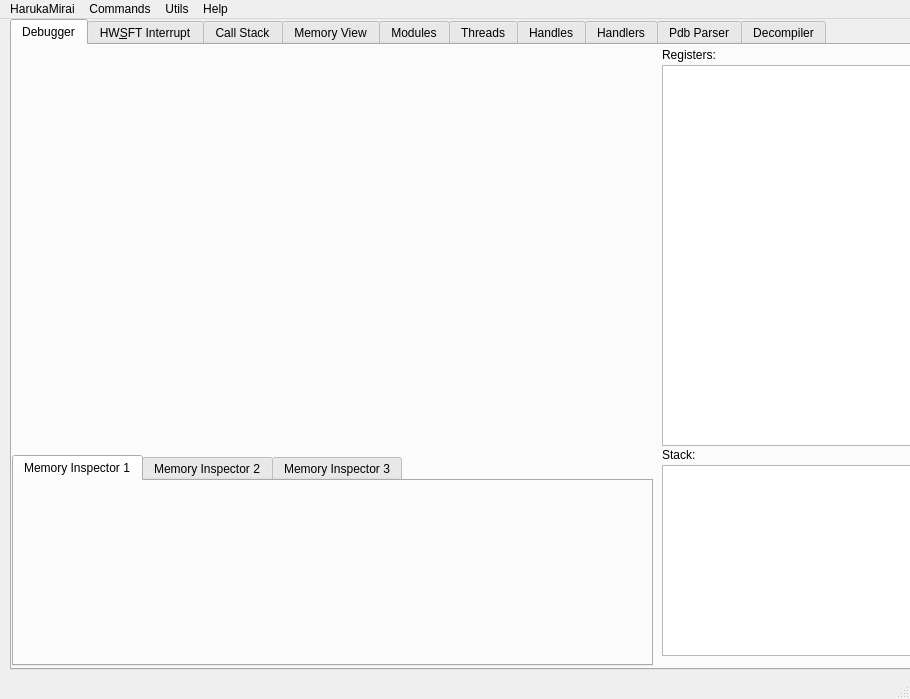
<?xml version="1.0" encoding="UTF-8"?>
<ui version="4.0">
 <class>MainDebuggerWindow</class>
 <widget class="QMainWindow" name="MainDebuggerWindow">
  <property name="geometry">
   <rect>
    <x>0</x>
    <y>0</y>
    <width>910</width>
    <height>699</height>
   </rect>
  </property>
  <property name="windowTitle">
   <string>HarukaMirai - Windows ARM64 Reverse Engineering Debugger</string>
  </property>
  <widget class="QWidget" name="centralwidget">
   <widget class="QTabWidget" name="tabWidget">
    <property name="geometry">
     <rect>
      <x>10</x>
      <y>0</y>
      <width>911</width>
      <height>651</height>
     </rect>
    </property>
    <property name="currentIndex">
     <number>0</number>
    </property>
    <widget class="QWidget" name="tab">
     <attribute name="title">
      <string>Debugger</string>
     </attribute>
     <widget class="QListView" name="lstRegisters">
      <property name="geometry">
       <rect>
        <x>650</x>
        <y>20</y>
        <width>251</width>
        <height>381</height>
       </rect>
      </property>
     </widget>
     <widget class="QLabel" name="label">
      <property name="geometry">
       <rect>
        <x>650</x>
        <y>0</y>
        <width>63</width>
        <height>20</height>
       </rect>
      </property>
      <property name="text">
       <string>Registers:</string>
      </property>
     </widget>
     <widget class="QLabel" name="label_2">
      <property name="geometry">
       <rect>
        <x>650</x>
        <y>400</y>
        <width>63</width>
        <height>20</height>
       </rect>
      </property>
      <property name="text">
       <string>Stack:</string>
      </property>
     </widget>
     <widget class="QListView" name="lstStack">
      <property name="geometry">
       <rect>
        <x>650</x>
        <y>420</y>
        <width>251</width>
        <height>191</height>
       </rect>
      </property>
     </widget>
     <widget class="QTabWidget" name="tabWidget_2">
      <property name="geometry">
       <rect>
        <x>0</x>
        <y>410</y>
        <width>641</width>
        <height>211</height>
       </rect>
      </property>
      <property name="currentIndex">
       <number>0</number>
      </property>
      <widget class="QWidget" name="tab_9">
       <attribute name="title">
        <string>Memory Inspector 1</string>
       </attribute>
      </widget>
      <widget class="QWidget" name="tab_10">
       <attribute name="title">
        <string>Memory Inspector 2</string>
       </attribute>
      </widget>
      <widget class="QWidget" name="tab_11">
       <attribute name="title">
        <string>Memory Inspector 3</string>
       </attribute>
      </widget>
     </widget>
    </widget>
    <widget class="QWidget" name="tab_7">
     <attribute name="title">
      <string>HW&amp;SFT Interrupt</string>
     </attribute>
    </widget>
    <widget class="QWidget" name="tab_8">
     <attribute name="title">
      <string>Call Stack</string>
     </attribute>
    </widget>
    <widget class="QWidget" name="tab_2">
     <attribute name="title">
      <string>Memory View</string>
     </attribute>
    </widget>
    <widget class="QWidget" name="tab_3">
     <attribute name="title">
      <string>Modules</string>
     </attribute>
     <widget class="QListView" name="lstModules">
      <property name="geometry">
       <rect>
        <x>0</x>
        <y>40</y>
        <width>891</width>
        <height>271</height>
       </rect>
      </property>
     </widget>
     <widget class="QLabel" name="label_4">
      <property name="geometry">
       <rect>
        <x>0</x>
        <y>10</y>
        <width>301</width>
        <height>20</height>
       </rect>
      </property>
      <property name="text">
       <string>All Modules for the debuggee process:</string>
      </property>
     </widget>
     <widget class="QLabel" name="label_5">
      <property name="geometry">
       <rect>
        <x>0</x>
        <y>320</y>
        <width>361</width>
        <height>20</height>
       </rect>
      </property>
      <property name="text">
       <string>All past-loaded Modules for the debugee process:</string>
      </property>
     </widget>
     <widget class="QListView" name="lstUnloadedModules">
      <property name="geometry">
       <rect>
        <x>0</x>
        <y>350</y>
        <width>891</width>
        <height>261</height>
       </rect>
      </property>
     </widget>
    </widget>
    <widget class="QWidget" name="tab_4">
     <attribute name="title">
      <string>Threads</string>
     </attribute>
     <widget class="QLabel" name="label_3">
      <property name="geometry">
       <rect>
        <x>10</x>
        <y>10</y>
        <width>281</width>
        <height>20</height>
       </rect>
      </property>
      <property name="text">
       <string>All Threads for the debuggee process:</string>
      </property>
     </widget>
     <widget class="QListView" name="lstThreads">
      <property name="geometry">
       <rect>
        <x>0</x>
        <y>50</y>
        <width>891</width>
        <height>561</height>
       </rect>
      </property>
     </widget>
    </widget>
    <widget class="QWidget" name="tab_5">
     <attribute name="title">
      <string>Handles</string>
     </attribute>
    </widget>
    <widget class="QWidget" name="tab_13">
     <attribute name="title">
      <string>Handlers</string>
     </attribute>
    </widget>
    <widget class="QWidget" name="tab_6">
     <attribute name="title">
      <string>Pdb Parser</string>
     </attribute>
    </widget>
    <widget class="QWidget" name="tab_12">
     <attribute name="title">
      <string>Decompiler</string>
     </attribute>
    </widget>
   </widget>
  </widget>
  <widget class="QMenuBar" name="menubar">
   <property name="geometry">
    <rect>
     <x>0</x>
     <y>0</y>
     <width>910</width>
     <height>26</height>
    </rect>
   </property>
   <widget class="QMenu" name="menuHarukaMirai_Debugger">
    <property name="title">
     <string>HarukaMirai</string>
    </property>
    <addaction name="btnOpenExecutable"/>
    <addaction name="btnAttachProcessContainer"/>
    <addaction name="btnDebugDynamicLibrary"/>
    <addaction name="separator"/>
    <addaction name="btnExit"/>
   </widget>
   <widget class="QMenu" name="menuUtils">
    <property name="title">
     <string>Utils</string>
    </property>
    <addaction name="actionMemory_Patchs"/>
    <addaction name="actionExport_Patchs"/>
    <addaction name="actionImport_Patchs"/>
   </widget>
   <widget class="QMenu" name="menuAbout">
    <property name="title">
     <string>Help</string>
    </property>
    <addaction name="actionAbout"/>
   </widget>
   <widget class="QMenu" name="menuCommands">
    <property name="title">
     <string>Commands</string>
    </property>
    <addaction name="btnStopDebug"/>
   </widget>
   <addaction name="menuHarukaMirai_Debugger"/>
   <addaction name="menuCommands"/>
   <addaction name="menuUtils"/>
   <addaction name="menuAbout"/>
  </widget>
  <widget class="QStatusBar" name="statusbar"/>
  <action name="btnOpenExecutable">
   <property name="text">
    <string>Open Executable</string>
   </property>
  </action>
  <action name="btnAttachProcessContainer">
   <property name="text">
    <string>Attach Process Container</string>
   </property>
  </action>
  <action name="btnDebugDynamicLibrary">
   <property name="text">
    <string>Debug a Dynamic Link Library</string>
   </property>
  </action>
  <action name="btnExit">
   <property name="text">
    <string>Exit</string>
   </property>
  </action>
  <action name="actionMemory_Patchs">
   <property name="text">
    <string>Memory Patchs</string>
   </property>
  </action>
  <action name="actionExport_Patchs">
   <property name="text">
    <string>Export Patchs</string>
   </property>
  </action>
  <action name="actionImport_Patchs">
   <property name="text">
    <string>Import Patchs</string>
   </property>
  </action>
  <action name="actionAbout">
   <property name="text">
    <string>About</string>
   </property>
  </action>
  <action name="btnStopDebug">
   <property name="text">
    <string>Stop Debug</string>
   </property>
  </action>
 </widget>
 <resources/>
 <connections/>
</ui>
